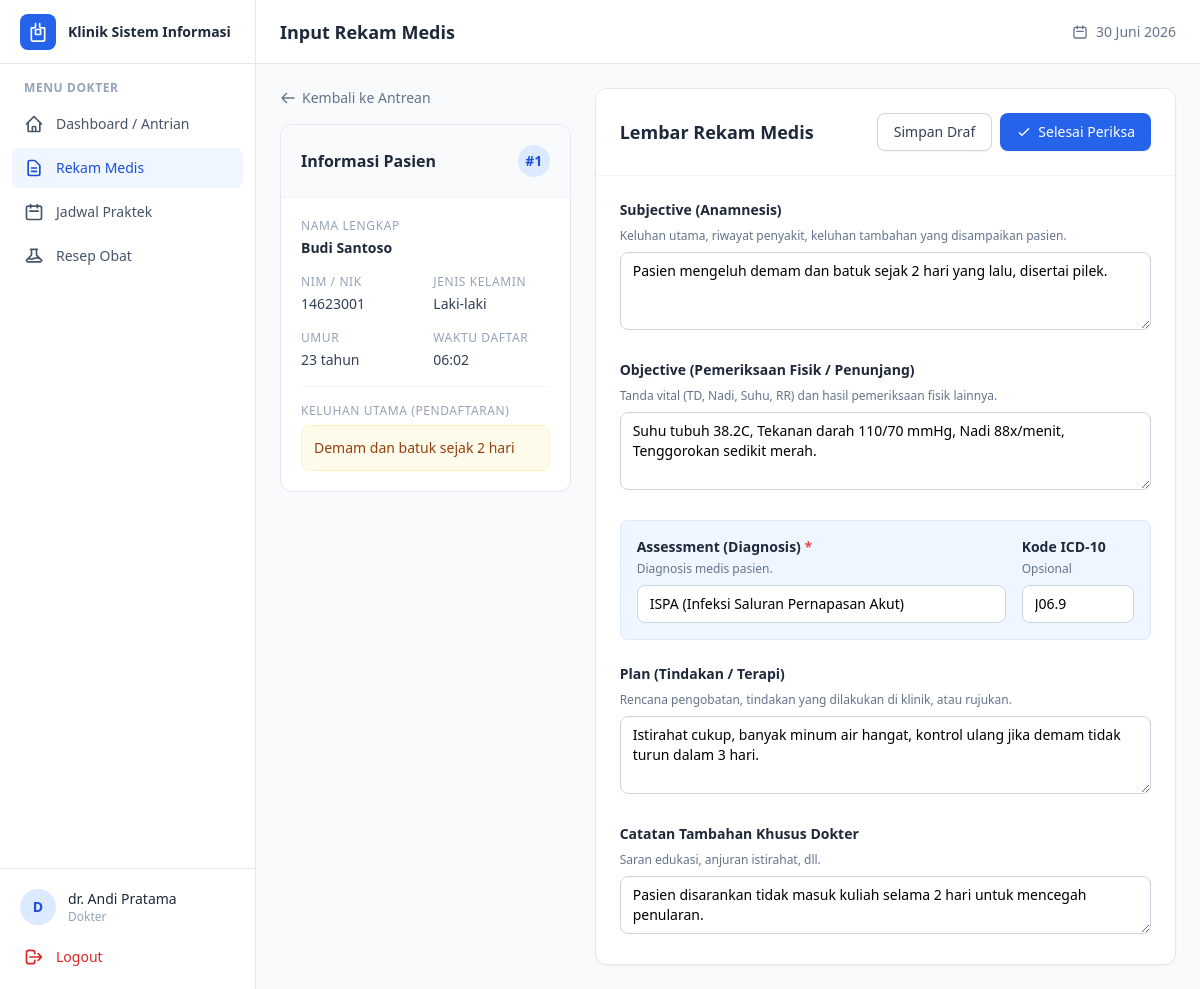
/dokter/rekam_medis/input.php?id_pendaftaran=1 (signed in), run on the app's committed database.
### tables this page shows
CREATE TABLE pendaftaran (
    id_pendaftaran   INT AUTO_INCREMENT PRIMARY KEY,
    id_pasien        INT NOT NULL,
    id_jadwal        INT NOT NULL,
    id_dokter        INT NOT NULL,
    waktu_daftar     DATETIME DEFAULT CURRENT_TIMESTAMP,
    tanggal_kunjungan DATE NOT NULL,
    no_antrian       INT NOT NULL,
    keluhan_utama    TEXT NULL,
    status_kunjungan ENUM('menunggu','diperiksa','selesai','batal') DEFAULT 'menunggu',
    created_at       DATETIME DEFAULT CURRENT_TIMESTAMP,

    CONSTRAINT fk_pendaftaran_pasien
        FOREIGN KEY (id_pasien) REFERENCES pasien(id_pasien)
        ON DELETE CASCADE ON UPDATE CASCADE,
    CONSTRAINT fk_pendaftaran_jadwal
        FOREIGN KEY (id_jadwal) REFERENCES jadwal_dokter(id_jadwal)
        ON DELETE CASCADE ON UPDATE CASCADE,
    CONSTRAINT fk_pendaftaran_dokter
        FOREIGN KEY (id_dokter) REFERENCES dokter(id_dokter)
        ON DELETE CASCADE ON UPDATE CASCADE
);

CREATE TABLE pasien (
    id_pasien        INT AUTO_INCREMENT PRIMARY KEY,
    nim_nik          VARCHAR(30)  NOT NULL UNIQUE,
    nama_lengkap     VARCHAR(100) NOT NULL,
    jenis_kelamin    ENUM('Laki-laki','Perempuan') NOT NULL,
    tanggal_lahir    DATE NULL,
    alamat           TEXT NULL,
    no_telepon       VARCHAR(20)  NULL,
    email            VARCHAR(100) NULL,
    fakultas         VARCHAR(100) NULL,
    status_akademik  ENUM('Mahasiswa','Dosen','Tenaga Kependidikan') DEFAULT 'Mahasiswa',
    created_at       DATETIME DEFAULT CURRENT_TIMESTAMP,
    updated_at       DATETIME DEFAULT CURRENT_TIMESTAMP ON UPDATE CURRENT_TIMESTAMP
);

CREATE TABLE rekam_medis (
    id_rekam_medis     INT AUTO_INCREMENT PRIMARY KEY,
    id_pendaftaran     INT NOT NULL,
    id_dokter          INT NOT NULL,
    waktu_periksa      DATETIME DEFAULT CURRENT_TIMESTAMP,
    anamnesis          TEXT NULL,
    pemeriksaan_fisik  TEXT NULL,
    diagnosis          TEXT NULL,
    kode_icd10         VARCHAR(20) NULL,
    tindakan           TEXT NULL,
    catatan_dokter     TEXT NULL,
    created_at         DATETIME DEFAULT CURRENT_TIMESTAMP,

    CONSTRAINT fk_rekam_pendaftaran
        FOREIGN KEY (id_pendaftaran) REFERENCES pendaftaran(id_pendaftaran)
        ON DELETE CASCADE ON UPDATE CASCADE,
    CONSTRAINT fk_rekam_dokter
        FOREIGN KEY (id_dokter) REFERENCES dokter(id_dokter)
        ON DELETE CASCADE ON UPDATE CASCADE
);

### includes/functions.php (called while the page is built, shortened)
<?php
function clean($data) {
    return htmlspecialchars(trim($data), ENT_QUOTES, 'UTF-8');
}
function hitungUmur($tanggal_lahir) {
    $lahir = new DateTime($tanggal_lahir);
    $sekarang = new DateTime('today');
    $umur = $lahir->diff($sekarang)->y;
    return $umur . ' tahun';
}

### dokter/rekam_medis/input.php (the view, shortened to what this page needs)
<?php
require_once __DIR__ . '/../../includes/functions.php';
$id_pendaftaran = $_GET['id_pendaftaran'] ?? null;
$id_dokter = $_SESSION['id_ref'];
$stmt_pend = $koneksi->prepare("
    SELECT p.*, ps.nama_lengkap, ps.jenis_kelamin, ps.tanggal_lahir, ps.nim_nik
    FROM pendaftaran p
    JOIN pasien ps ON p.id_pasien = ps.id_pasien
    WHERE p.id_pendaftaran = ? AND p.id_dokter = ?
");
$stmt_pend->execute([$id_pendaftaran, $id_dokter]);
$pendaftaran = $stmt_pend->fetch();
$stmt_rm = $koneksi->prepare("SELECT * FROM rekam_medis WHERE id_pendaftaran = ?");
$stmt_rm->execute([$id_pendaftaran]);
$rekam_medis = $stmt_rm->fetch();
require_once __DIR__ . '/../../includes/header.php';
?>
<div class="flex flex-col lg:flex-row gap-6">
    <div class="lg:w-1/3">
        <a href="index.php" class="inline-flex items-center gap-1.5 text-sm text-slate-500 hover:text-slate-700 mb-4">
            <svg class="h-4 w-4" fill="none" viewBox="0 0 24 24" stroke="currentColor"><path stroke-linecap="round" stroke-linejoin="round" stroke-width="2" d="M10 19l-7-7m0 0l7-7m-7 7h18" /></svg>
            Kembali ke Antrean
        </a>
        <div class="bg-white rounded-xl border border-slate-200 overflow-hidden sticky top-6">
            <div class="p-5 border-b border-slate-100 bg-slate-50 flex items-center justify-between">
                <h3 class="font-semibold text-slate-800">Informasi Pasien</h3>
                <span class="inline-flex h-8 w-8 items-center justify-center rounded-full bg-blue-100 text-blue-700 font-bold text-sm">
                    #<?= clean($pendaftaran['no_antrian']) ?>
                </span>
            </div>
            <div class="p-5 space-y-4">
                <div>
                    <p class="text-xs text-slate-400 font-medium uppercase tracking-wider mb-1">Nama Lengkap</p>
                    <p class="text-sm font-semibold text-slate-800"><?= clean($pendaftaran['nama_lengkap']) ?></p>
                </div>
                <div class="grid grid-cols-2 gap-4">
                    <div>
                        <p class="text-xs text-slate-400 font-medium uppercase tracking-wider mb-1">NIM / NIK</p>
                        <p class="text-sm text-slate-700"><?= clean($pendaftaran['nim_nik']) ?></p>
                    </div>
                    <div>
                        <p class="text-xs text-slate-400 font-medium uppercase tracking-wider mb-1">Jenis Kelamin</p>
                        <p class="text-sm text-slate-700"><?= clean($pendaftaran['jenis_kelamin']) ?></p>
                    </div>
                    <div>
                        <p class="text-xs text-slate-400 font-medium uppercase tracking-wider mb-1">Umur</p>
                        <p class="text-sm text-slate-700"><?= hitungUmur($pendaftaran['tanggal_lahir']) ?></p>
                    </div>
                    <div>
                        <p class="text-xs text-slate-400 font-medium uppercase tracking-wider mb-1">Waktu Daftar</p>
                        <p class="text-sm text-slate-700"><?= date('H:i', strtotime($pendaftaran['waktu_daftar'])) ?></p>
                    </div>
                </div>
                <div class="pt-4 border-t border-slate-100">
                    <p class="text-xs text-slate-400 font-medium uppercase tracking-wider mb-1.5">Keluhan Utama (Pendaftaran)</p>
                    <div class="bg-amber-50 text-amber-800 text-sm p-3 rounded-lg border border-amber-100">
                        <?= nl2br(clean($pendaftaran['keluhan_utama'] ?: 'Tidak ada keluhan dicatat saat mendaftar.')) ?>
                    </div>
                </div>
            </div>
        </div>
    </div>
    <div class="lg:w-2/3">
        <form method="POST" class="bg-white rounded-xl border border-slate-200 overflow-hidden shadow-sm">
            <div class="p-6 border-b border-slate-100 flex items-center justify-between bg-white">
                <h2 class="text-lg font-bold text-slate-800">Lembar Rekam Medis</h2>
                <div class="flex gap-2">
                    <button type="submit" name="aksi" value="simpan" class="bg-white border border-slate-300 hover:bg-slate-50 text-slate-700 text-sm font-medium px-4 py-2 rounded-lg transition shadow-sm">
                        Simpan Draf
                    </button>
                    <button type="submit" name="aksi" value="selesai" class="bg-blue-600 hover:bg-blue-700 text-white text-sm font-medium px-4 py-2 rounded-lg transition shadow-sm flex items-center gap-1.5" onclick="return confirm('Selesaikan pemeriksaan? Anda akan diarahkan ke halaman detail.');">
                        <svg class="h-4 w-4" fill="none" viewBox="0 0 24 24" stroke="currentColor"><path stroke-linecap="round" stroke-linejoin="round" stroke-width="2" d="M5 13l4 4L19 7" /></svg>
                        Selesai Periksa
                    </button>
                </div>
            </div>
            <div class="p-6 space-y-6">
                <div>
                    <label class="block text-sm font-bold text-slate-800 mb-2">Subjective (Anamnesis)</label>
                    <p class="text-xs text-slate-500 mb-2">Keluhan utama, riwayat penyakit, keluhan tambahan yang disampaikan pasien.</p>
                    <textarea name="anamnesis" rows="3" required
                              class="w-full px-3 py-2 border border-slate-300 rounded-lg text-sm focus:ring-2 focus:ring-blue-500 focus:border-blue-500 outline-none"><?= clean($_POST['anamnesis'] ?? ($rekam_medis['anamnesis'] ?? $pendaftaran['keluhan_utama'])) ?></textarea>
                </div>
                <div>
                    <label class="block text-sm font-bold text-slate-800 mb-2">Objective (Pemeriksaan Fisik / Penunjang)</label>
                    <p class="text-xs text-slate-500 mb-2">Tanda vital (TD, Nadi, Suhu, RR) dan hasil pemeriksaan fisik lainnya.</p>
                    <textarea name="pemeriksaan_fisik" rows="3" required
                              class="w-full px-3 py-2 border border-slate-300 rounded-lg text-sm focus:ring-2 focus:ring-blue-500 focus:border-blue-500 outline-none"><?= clean($_POST['pemeriksaan_fisik'] ?? ($rekam_medis['pemeriksaan_fisik'] ?? '')) ?></textarea>
                </div>
                <div class="grid grid-cols-1 md:grid-cols-4 gap-4 p-4 bg-blue-50 rounded-lg border border-blue-100">
                    <div class="md:col-span-3">
                        <label class="block text-sm font-bold text-slate-800 mb-1">Assessment (Diagnosis) <span class="text-red-500">*</span></label>
                        <p class="text-xs text-slate-500 mb-2">Diagnosis medis pasien.</p>
                        <input type="text" name="diagnosis" value="<?= clean($_POST['diagnosis'] ?? ($rekam_medis['diagnosis'] ?? '')) ?>"
                               class="w-full px-3 py-2 border border-slate-300 rounded-lg text-sm focus:ring-2 focus:ring-blue-500 focus:border-blue-500 outline-none bg-white">
                    </div>
                    <div>
                        <label class="block text-sm font-bold text-slate-800 mb-1">Kode ICD-10</label>
                        <p class="text-xs text-slate-500 mb-2">Opsional</p>
                        <input type="text" name="kode_icd10" value="<?= clean($_POST['kode_icd10'] ?? ($rekam_medis['kode_icd10'] ?? '')) ?>"
                               class="w-full px-3 py-2 border border-slate-300 rounded-lg text-sm focus:ring-2 focus:ring-blue-500 focus:border-blue-500 outline-none bg-white">
                    </div>
                </div>
                <div>
                    <label class="block text-sm font-bold text-slate-800 mb-2">Plan (Tindakan / Terapi)</label>
                    <p class="text-xs text-slate-500 mb-2">Rencana pengobatan, tindakan yang dilakukan di klinik, atau rujukan.</p>
                    <textarea name="tindakan" rows="3"
                              class="w-full px-3 py-2 border border-slate-300 rounded-lg text-sm focus:ring-2 focus:ring-blue-500 focus:border-blue-500 outline-none"><?= clean($_POST['tindakan'] ?? ($rekam_medis['tindakan'] ?? '')) ?></textarea>
                </div>
                <div>
                    <label class="block text-sm font-bold text-slate-800 mb-2">Catatan Tambahan Khusus Dokter</label>
                    <p class="text-xs text-slate-500 mb-2">Saran edukasi, anjuran istirahat, dll.</p>
                    <textarea name="catatan_dokter" rows="2"
                              class="w-full px-3 py-2 border border-slate-300 rounded-lg text-sm focus:ring-2 focus:ring-blue-500 focus:border-blue-500 outline-none"><?= clean($_POST['catatan_dokter'] ?? ($rekam_medis['catatan_dokter'] ?? '')) ?></textarea>
                </div>
            </div>
        </form>
    </div>
</div>
<?php require_once __DIR__ . '/../../includes/footer.php'; ?>

### data on the page
pendaftaran: no_antrian "1", id_pasien.nama_lengkap "Budi Santoso", id_pasien.nim_nik "14623001", id_pasien.jenis_kelamin "Laki-laki", id_pasien.tanggal_lahir "23 tahun", waktu_daftar "06:02", keluhan_utama "Demam dan batuk sejak 2 hari"
rekam_medis: anamnesis "Pasien mengeluh demam dan batuk sejak 2 hari yang lalu, disertai pilek.", pemeriksaan_fisik "Suhu tubuh 38.2C, Tekanan darah 110/70 mmHg, Nadi 88x/menit, Tenggorokan sedikit merah.", diagnosis "ISPA (Infeksi Saluran Pernapasan Akut)", kode_icd10 "J06.9", tindakan "Istirahat cukup, banyak minum air hangat, kontrol ulang jika demam tidak turun dalam 3 hari.", catatan_dokter "Pasien disarankan tidak masuk kuliah selama 2 hari untuk mencegah penularan."

### other printed values
substr($nama_user, 0, 1) "D"
$nama_user "dr. Andi Pratama"
$role "Dokter"
$judul_halaman "Input Rekam Medis"
